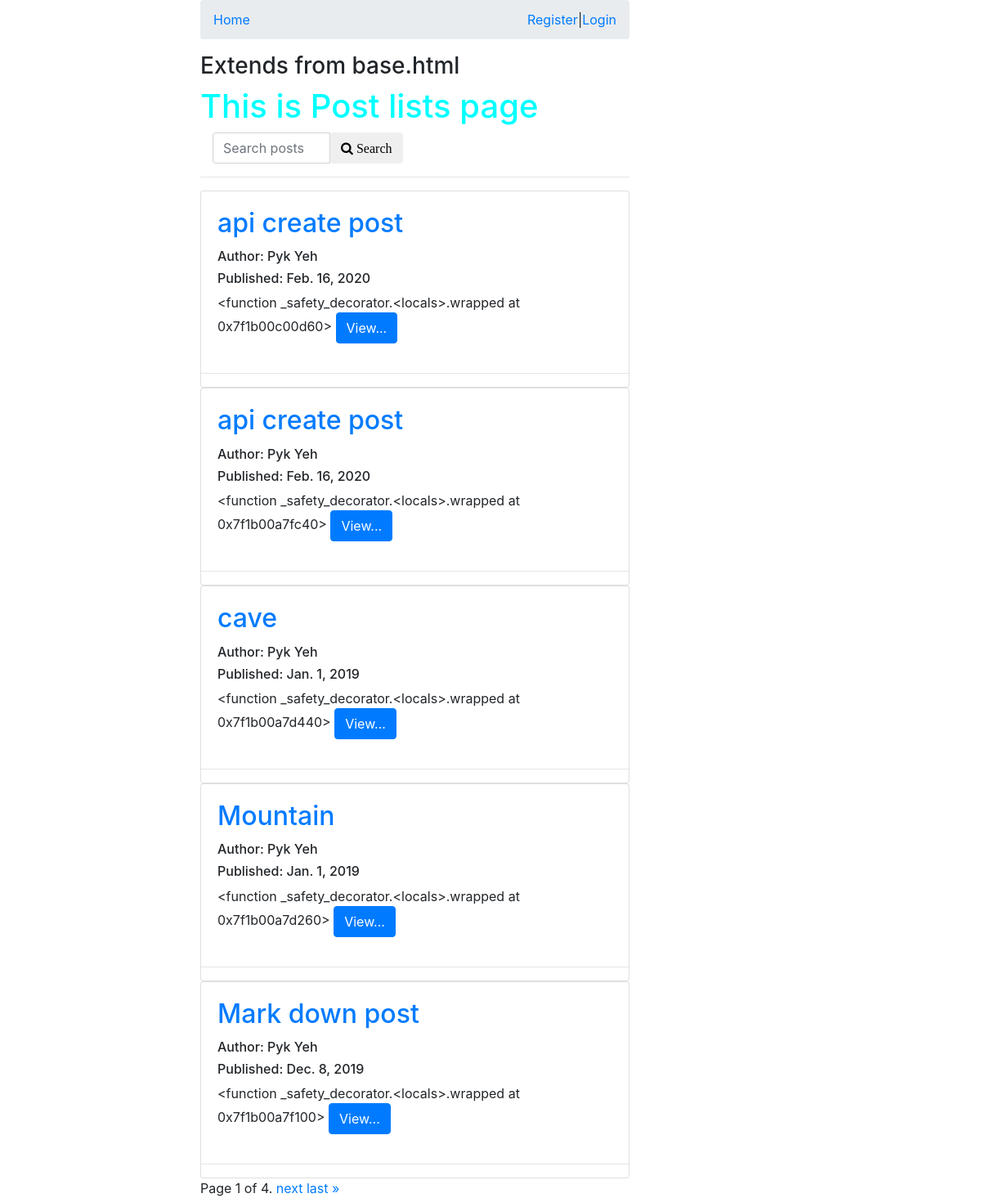
/posts/?page, run on the app's committed database.
### posts/models.py (models this page shows, shortened)
class Post(models.Model):
    title = models.CharField(max_length=120)
    user = models.ForeignKey(settings.AUTH_USER_MODEL, default=1, on_delete=SET_NULL, null=True)
    slug = models.SlugField(unique=True)
    read_time = models.IntegerField(default=0)
    image = models.ImageField(upload_to=upload_location,
        null=True,
        blank=True,
        height_field='height_field',
        width_field='width_field')
    height_field = models.IntegerField(default=0)
    width_field = models.IntegerField(default=0)
    content = models.TextField()
    draft = models.BooleanField(default=False)
    publish = models.DateField(auto_now=False, auto_now_add=False)
    updated = models.DateTimeField(auto_now=True, auto_now_add=False)
    timestamp = models.DateTimeField(auto_now=False, auto_now_add=True)
    objects = PostManager() # 'objects' is 'Post.objects'
    def get_absolute_url(self):
        return reverse('posts:detail', kwargs={'slug': self.slug})
    def get_markdown(self):
        return mark_safe(markdown(self.content))
    class Meta:
        ordering = ["-timestamp", "-updated"]

### posts/views.py (the view, shortened to what this page needs)
# urls.py: path('', views.post_list, name='list'),
def post_list(request):
    if request.user.is_staff or request.user.is_superuser:
        all_post_list = Post.objects.all()
    else:
        all_post_list = Post.objects.active()
    query = request.GET.get('q')
    paginator = Paginator(all_post_list, 5) #show 5 posts per page
    page_req_var = 'page'
    page = request.GET.get(page_req_var)
    context = {
        'title': 'Post lists',
        'page_req_var': page_req_var,
        'post_list': paginator.get_page(page),
        'today': timezone.now().date()
    }
    return render(request, 'posts/post_list.html', context=context)

### posts/models.py (called while the page is built)
    def active(self, *args, **kwargs):
        return super(PostManager, self).filter(draft=False).filter(publish__lte=timezone.now())

### posts/templates/posts/post_list.html (shortened to what this page needs)
{% extends "posts/base.html" %}
{% block content %}
    {{ block.super }}
    <h1>This is {{ title }} page</h1>
<div>
    <form method="GET" action="">
        <div class="col-sm-6">
        <div class="input-group">
            <input class="form-control" type="text" name="q" placeholder="Search posts" value="{{ request.GET.q }}">
            <button class="btn btn-default" type="submit"><i class="fa fa-search"> Search</i></button>
        </div>
        </div>
    </form>
    <hr>
</div>
    {% for post in post_list %}
    <div class="card">
        <div class="card-body post-detail-item">
            <h2 class="card-title"><a href="{{ post.get_absolute_url }}">{{ post.title }}</a>
            </h2>
            {% if post.user.get_full_name %}<h6>Author: {{ post.user.get_full_name }}</h6>{% endif %}
            <h6>Published: {{ post.publish }}
            </h6>
            {{ post.get_markdown | truncatechars_html:50 }}
            <a href="{{ post.get_absolute_url }}" class="btn btn-primary">View...</a>
        </div>
        <hr>
    </div>
    {% endfor %}
    <div class="pagination">
        <span class="step-links">
            <span class="current">
                Page {{ post_list.number }} of {{ post_list.paginator.num_pages }}.
            </span>
            {% if post_list.has_next %}
                <a href="?{{ page_req_var }}={{ post_list.next_page_number }}{% if request.GET.q %}&q={{ request.GET.q }}{% endif %}">next</a>
                <a href="?{{ page_req_var }}={{ post_list.paginator.num_pages }}{% if request.GET.q %}&q={{ request.GET.q }}{% endif %}">last &raquo;</a>
            {% endif %}
        </span>
    </div>
{% endblock content %}

### posts/static/posts/css/base.css (style rules this page uses)
h1 { color: aqua; }

### data on the page
Post: title "api create post", user.get_full_name "Pyk Yeh", publish "Feb. 16, 2020", get_markdown "<function _safety_decorator.<locals>.wrapped at 0x7f1b00c00d60>"
Post: title "api create post", user.get_full_name "Pyk Yeh", publish "Feb. 16, 2020", get_markdown "<function _safety_decorator.<locals>.wrapped at 0x7f1b00a7fc40>"
Post: title "cave", user.get_full_name "Pyk Yeh", publish "Jan. 1, 2019", get_markdown "<function _safety_decorator.<locals>.wrapped at 0x7f1b00a7d440>"
Post: title "Mountain", user.get_full_name "Pyk Yeh", publish "Jan. 1, 2019", get_markdown "<function _safety_decorator.<locals>.wrapped at 0x7f1b00a7d260>"
Post: title "Mark down post", user.get_full_name "Pyk Yeh", publish "Dec. 8, 2019", get_markdown "<function _safety_decorator.<locals>.wrapped at 0x7f1b00a7f100>"

### other printed values
{{ title }} "Post lists"
{{ post_list.number }} "1"
{{ post_list.paginator.num_pages }} "4"
